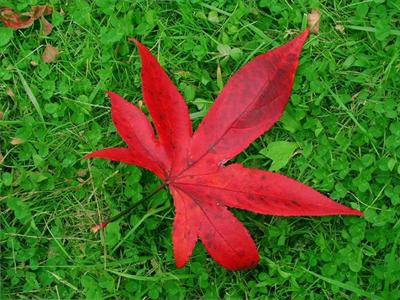
#> input picture leaf.jpg, 400 x 300 px
$ jupyter execute final_code.ipynb
#> lines starting #> are read from the running program, lines starting #| are printed output that depends on the picture; after the words box and inside, x2 and y2 are one past the last pixel; in counts of white or black regions, pixels touching at a corner belong together
#> further down, image is the input picture: shape (300, 400, 3); mean B, G, R 35.9, 102.2, 81.7
[cell 1]
import numpy as np
from skimage import img_as_float
from skimage.color import rgb2lab
from skimage.segmentation import slic
from scipy.spatial.distance import cdist
import cv2
from matplotlib import pyplot as plt
# from google.colab.patches import cv2_imshow
#----------------------------tunable inputs-------------------------------------------
uniq_sigma = 1
dist_sigma = 200
k=5.5
alpha=0.033
beta=0.033
nsegments=1000
#-----------------------------custom functions--------------------------
def gaussian_weight(array, sigma):
        weight = np.exp(-cdist(array, array) ** 2 / (2 * sigma ** 2))
        weight /= weight.sum(axis=1)[:, None]
        return weight

def gaussian_weight2(array1, array2, alpha, beta):
        weight = np.exp((-0.5*(alpha*cdist(array1, array1)**2 +beta*cdist(array2,array2)**2))/(2 * 20.0 ** 2))
        weight /= weight.sum(axis=1)[:, None]
        return weight

def saliencyfilter(image):
#-------------------------------abstraction--------------------------
    nrgb = img_as_float(image)
    lab = rgb2lab(nrgb)
#> lab: shape (300, 400, 3) float64; mean of channels 0, 1, 2 40.7, -20.3, 6.7
    nlab = (lab + np.array([0, 128, 128])) / np.array([100, 255, 255])
#> nlab: shape (300, 400, 3) float64; mean of channels 0, 1, 2 0.407, 0.422, 0.528

    # generate superpixels
    superpixels = slic(lab, nsegments,enforce_connectivity=True, compactness=30.0,convert2lab=False)
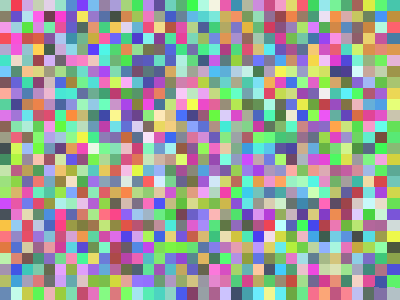
#> superpixels: shape (300, 400) int64; 972 distinct labels, from 1 to 972; one colour per label, 0 black
    n_segments = superpixels.max() + 1
#> n_segments = 973

    # construct position matrix
    max_y, max_x = np.array(superpixels.shape) - 1
#> max_y = 299; max_x = 399
    x = np.linspace(0, max_x, image.shape[1]) / max_x
#> x = 400 values from 0 to 1
    y = np.linspace(0, max_y, image.shape[0]) / max_y
#> y = 300 values from 0 to 1
    position = np.dstack((np.meshgrid(x, y)))

    # compute mean color and position
    mean_lab = np.zeros((n_segments, 3))
    mean_rgb = np.zeros((n_segments, 3))
    mean_position = np.zeros((n_segments, 2))
    for superpixel in np.unique(superpixels):
            mask = superpixels == superpixel
            mean_lab[superpixel, :] = nlab[mask, :].mean(axis=0)
            mean_rgb[superpixel, :] = nrgb[mask, :].mean(axis=0)
            mean_position[superpixel, :] = position[mask, :].mean(axis=0)
#> this loop made 972 passes
#> pass 1, in saliencyfilter, `mask = superpixels == superpixel`:
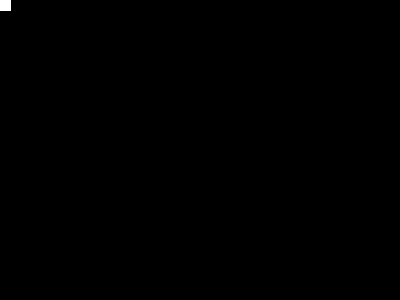
#> mask: shape (300, 400) bool; 0.1% white; 1 white region, box (x1, y1, x2, y2) and area: (0, 0, 11, 11) 121
#> pass 2, in saliencyfilter, `mask = superpixels == superpixel`:
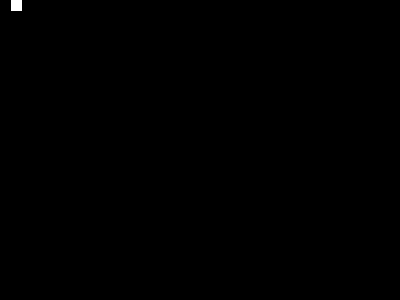
#> mask: shape (300, 400) bool; 0.1% white; 1 white region, box (x1, y1, x2, y2) and area: (11, 0, 22, 11) 121
#> pass 3, in saliencyfilter, `mask = superpixels == superpixel`:
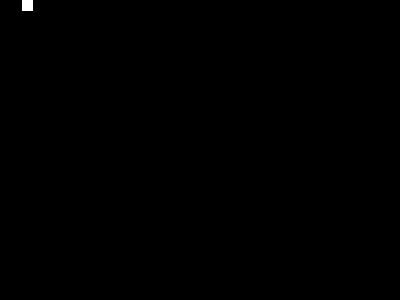
#> mask: shape (300, 400) bool; 0.1% white; 1 white region, box (x1, y1, x2, y2) and area: (22, 0, 33, 11) 121
#> after the loop, mean_lab = 973 rows, first 8: [0, 0, 0], [0.434, 0.38, 0.552], [0.461, 0.328, 0.636], [0.508, 0.326, 0.627], [0.438, 0.401, 0.52], [0.456, 0.385, 0.531], [0.405, 0.357, 0.6], [0.494, 0.319, 0.636]; mean_position = 973 pairs, first value 0 to 0.985, second value 0 to 0.981; mean_rgb = 973 rows, first 8: [0, 0, 0], [0.13, 0.454, 0.305], [0.102, 0.496, 0.184], [0.143, 0.545, 0.244], [0.145, 0.452, 0.366], [0.136, 0.475, 0.366], [0.108, 0.431, 0.204], [0.104, 0.531, 0.218]

#------------------------------uniqueness-------------------------------
    weight0= gaussian_weight(mean_position,uniq_sigma)
#> in gaussian_weight, `weight = np.exp(-cdist(array, array) ** 2 / (2 * sigma ** 2))`:
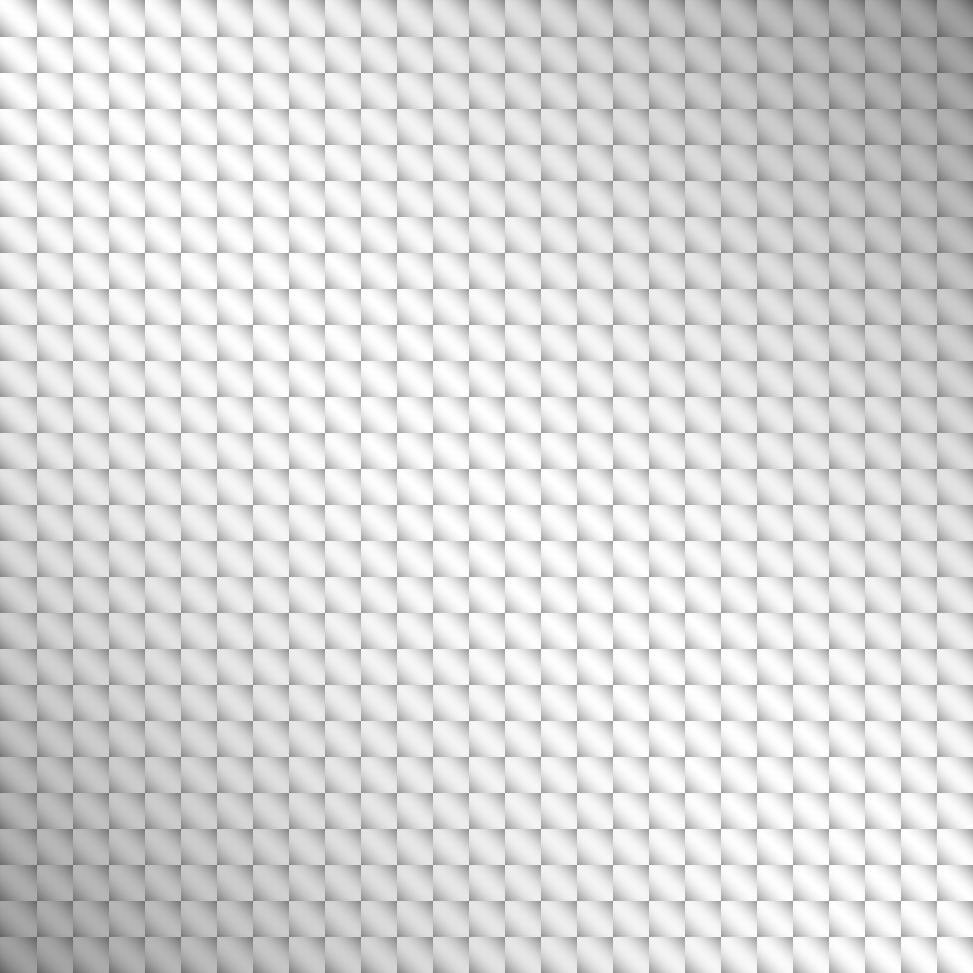
#> weight: shape (973, 973) float64; min 0.381, max 1, mean 0.856
#> in gaussian_weight, `weight /= weight.sum(axis=1)[:, None]`:
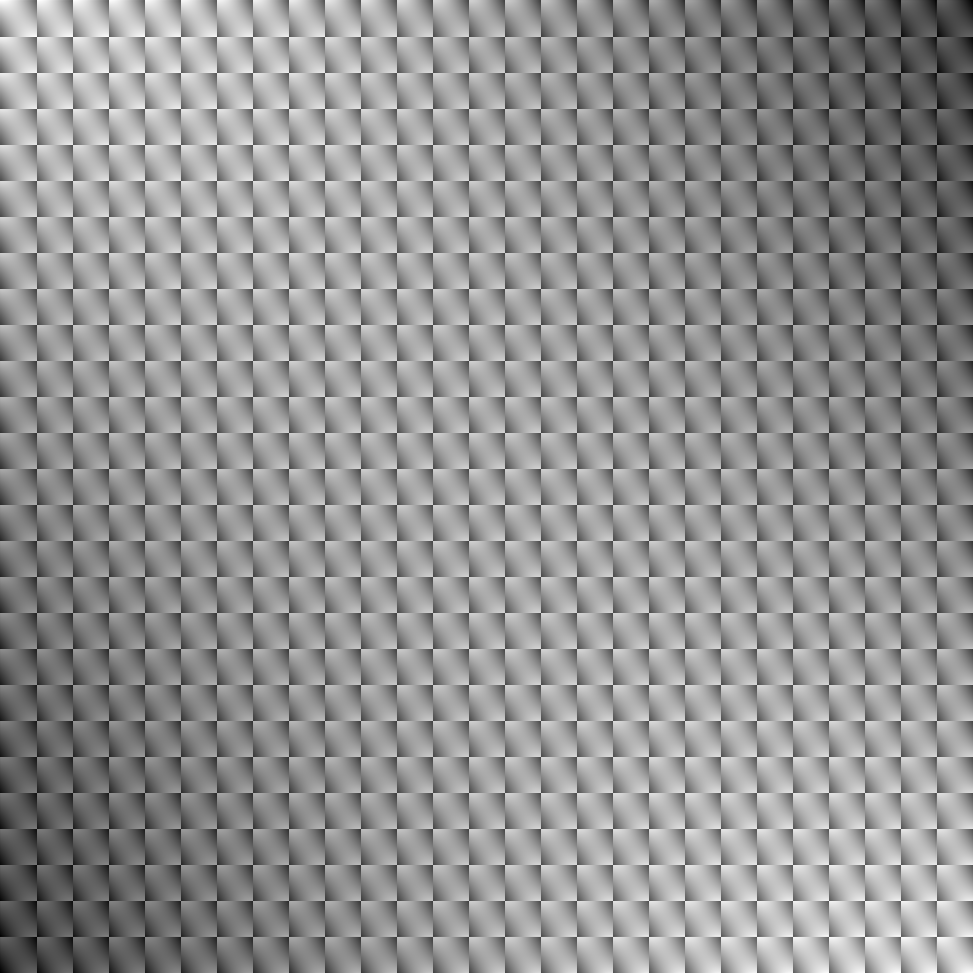
#> weight: shape (973, 973) float64; min 0.000528, max 0.0014, mean 0.00103; drawn with min black and max white
    uniqueness = (cdist(mean_rgb,mean_rgb) ** 2 * weight0).sum(axis=1)
#> uniqueness = 973 values, max 0.482 at index 559, min 0.0812 at index 75, mean 0.16
    #normalise
    uniqueness=(uniqueness-uniqueness.min()) / (uniqueness.max() -uniqueness.min() + 1e-13)
#> uniqueness = 973 values, max 1 at index 559, min 0 at index 75, mean 0.196

#-------------------------------distribution----------------------------
    weight1= gaussian_weight(mean_lab,dist_sigma)
#> call 2 of gaussian_weight, with array = array of shape (973, 3), sigma = 200
#> in gaussian_weight (call 2), `weight /= weight.sum(axis=1)[:, None]`:
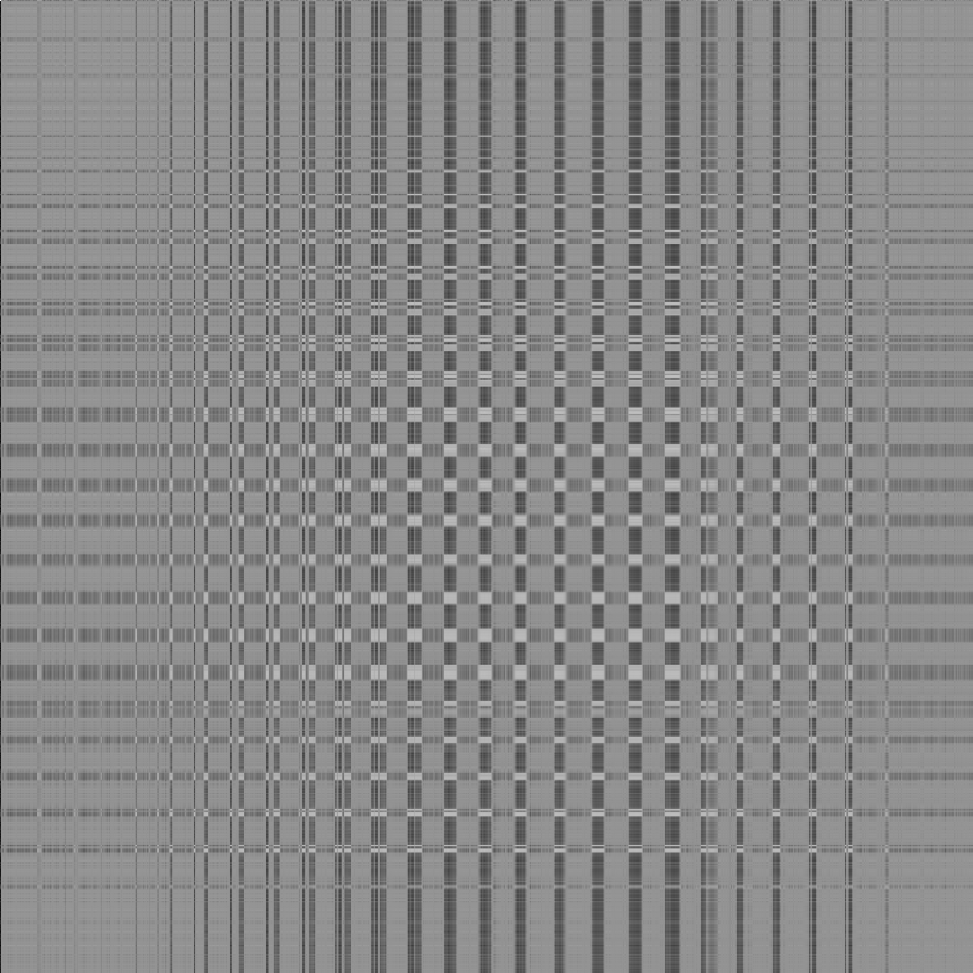
#> weight: shape (973, 973) float64; min 0.00103, max 0.00103, mean 0.00103; drawn with min black and max white
    mu = np.dot(weight1, mean_position)
#> mu = 973 pairs, first value 0.495 to 0.495, second value 0.495 to 0.495
    distribution = np.einsum('ij,ji->i', weight1, cdist(mean_position, mu) ** 2)
#> distribution = 973 values, max 0.165 at index 44, min 0.165 at index 339, mean 0.165
    #normalise
    distribution=(distribution-distribution.min()) / (distribution.max() -distribution.min() + 1e-13)
#> distribution = 973 values, max 1 at index 44, min 0 at index 339, mean 0.696

#-------------------------------salency-------------------------------
    saliency = uniqueness * np.exp(-k * distribution)
#> saliency = 973 values, max 0.841 at index 339, min 0 at index 75, mean 0.0777
    weight2= gaussian_weight2(mean_rgb, mean_position,alpha,beta)
#> in gaussian_weight2, `weight /= weight.sum(axis=1)[:, None]`:
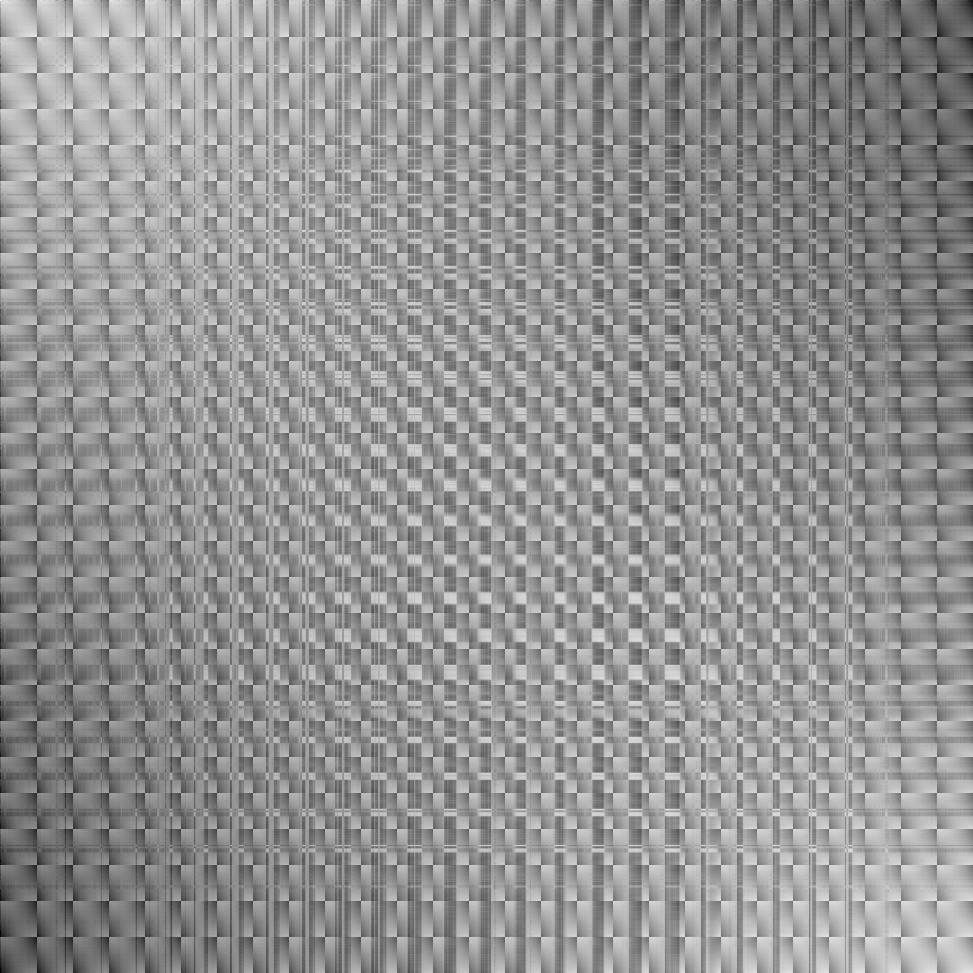
#> weight: shape (973, 973) float64; min 0.00103, max 0.00103, mean 0.00103; drawn with min black and max white
    weighted_saliency= np.dot(weight2, saliency)
#> weighted_saliency = 973 values, max 0.0777 at index 559, min 0.0777 at index 49, mean 0.0777
    #normalise
    weighted_saliency=(weighted_saliency-weighted_saliency.min())/(weighted_saliency.max()-weighted_saliency.min()+ 1e-13)
#> weighted_saliency = 973 values, max 1 at index 559, min 0 at index 49, mean 0.295

#--------------------------------result-------------------------------
    result = np.zeros(image.shape[:2])
    for superpixel in np.unique(superpixels):
            mask = superpixels == superpixel
            result[mask] =saliency[superpixel]
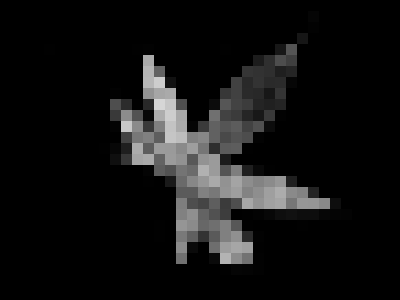
#> result: shape (300, 400) float64; min 0, max 0.841, mean 0.0761
    plt.imshow(result)
    return result

def gaus_pyrmd(image,i):
    layer=image.copy()
    for j in range(i):
        layer = cv2.pyrDown(layer)
        result=cv2_imshow(layer)
    return result,i

[cell 2]
        #--giving input--#
image=cv2.imread('leaf.jpg')
print('input_image')
plt.imshow(image)
plt.show()
print('Result of saliency filter')
saliencyfilter(image)
plt.show()
